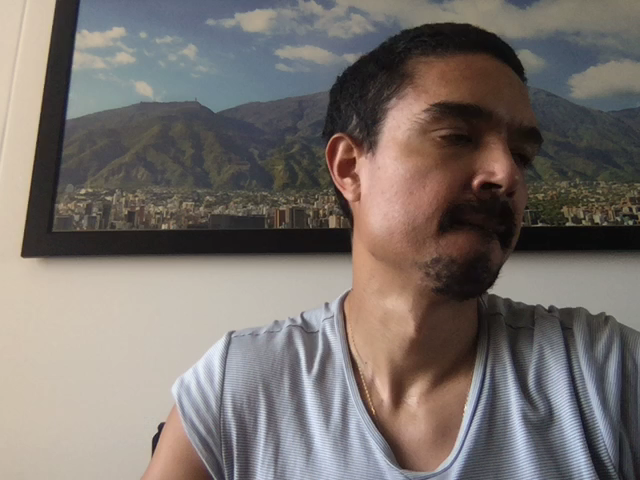
#> input picture test.png, 640 x 480 px, found by its file name
$ python interest_points.py test.png test.png   (older library calls are emulated)
#> lines starting #> are read from the running program, lines starting #| are printed output that depends on the picture; after the words box and inside, x2 and y2 are one past the last pixel; in counts of white or black regions, pixels touching at a corner belong together
import cv2
import numpy as np
import sys
import os

if __name__ == '__main__':
    path = sys.argv[1]
    image_name = sys.argv[2]
    path_file = os.path.join(path, image_name)
    image = cv2.imread(path_file)
#> image is the input picture: shape (480, 640, 3); mean B, G, R 108.8, 113.2, 120.6
    image_gray = cv2.cvtColor(image, cv2.COLOR_BGR2GRAY)
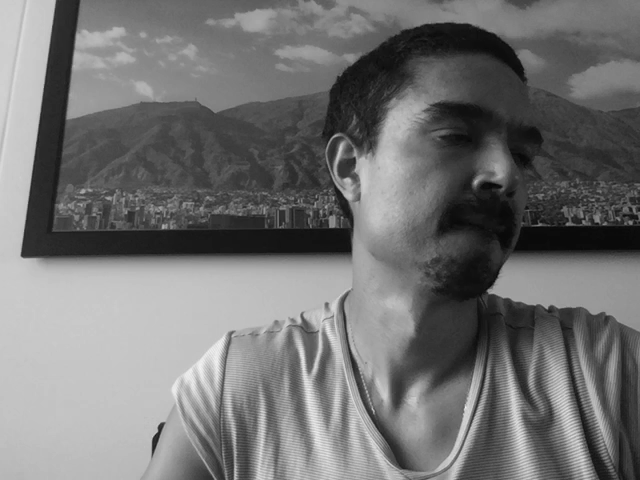
#> image_gray: shape (480, 640); min 5, max 242, mean 114.9
    image_draw = np.copy(image)

    # Harris
    dst = cv2.cornerHarris(image_gray.astype(np.float32), 2, 3, 0.04)
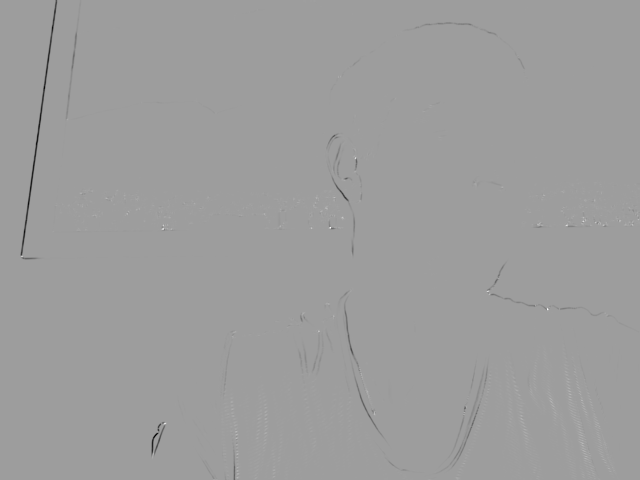
#> dst: shape (480, 640) float32; min -11425501, max 7042383.5, mean -21280.7; drawn with min black and max white
    dst = cv2.dilate(dst, None)
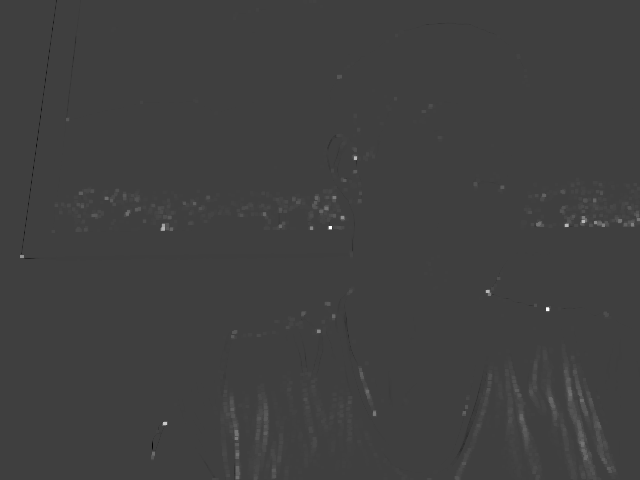
#> dst: shape (480, 640) float32; min -2318166, max 7042383.5, mean 24923; drawn with min black and max white
    image_draw[dst > 0.01 * dst.max()] = [0, 0, 255]
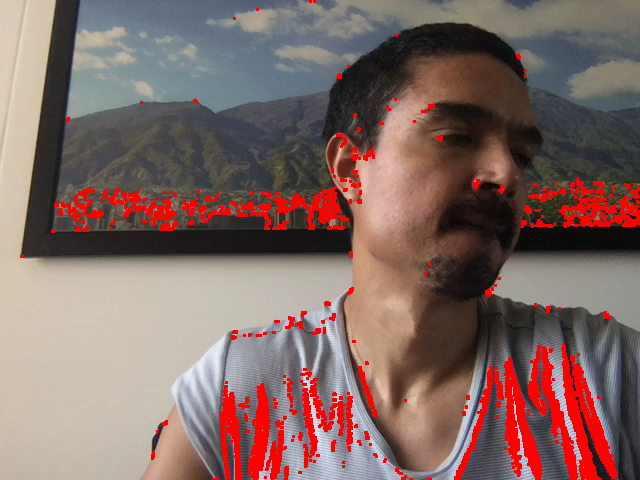
#> image_draw: shape (480, 640, 3); 6.97% of pixels changed, all inside (x1, y1, x2, y2) = (20, 0, 640, 480)

    # Shi-Tomasi
    corners = cv2.goodFeaturesToTrack(image_gray, 100, 0.0001, 10)
#> corners = 100 rows, first 8: [164, 423], [547, 308], [162, 228], [566, 224], [330, 226], [583, 221], [341, 217], [354, 157]
    corners = corners.astype(np.int)
    for i in corners:
        x, y = i.ravel()
        cv2.circle(image_draw, (x, y), 3, [255, 0, 0], -1)
#> this loop made 100 passes
#> (x, y) on passes 1 to 12: (164, 423), (547, 308), (162, 228), (566, 224), (330, 226), (583, 221), (341, 217), (354, 157), (595, 221), (487, 290), (581, 443), (619, 220)
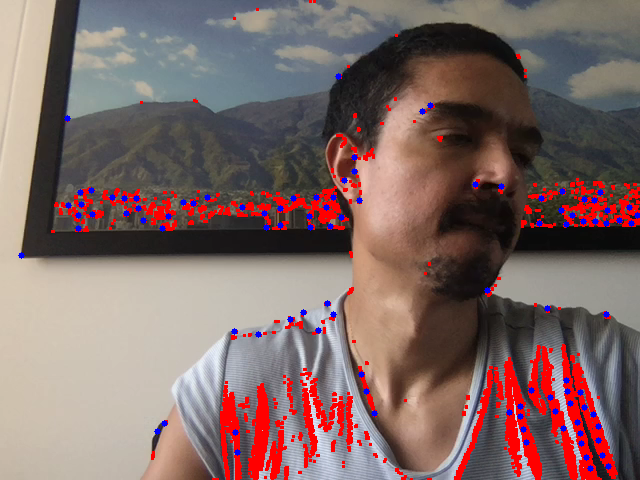
#> image_draw: shape (480, 640, 3); 0.94% of pixels changed, all inside (x1, y1, x2, y2) = (18, 73, 640, 472)

    # sift and orb
    sift = cv2.SIFT_create(nfeatures=100)
    orb = cv2.ORB_create(nfeatures=100)

    keypoints_sift, descriptors = sift.detectAndCompute(image_gray, None)
#> keypoints_sift = 100 keypoints; strongest (x, y, size): (522, 281, 34.2), (46, 237, 35.5), (387, 182, 58.4), (496, 165, 21.8)
    keypoints_orb, descriptors = orb.detectAndCompute(image_gray, None)
#> keypoints_orb = 100 keypoints; strongest (x, y, size): (161, 423, 44.6), (490, 291, 44.6), (162, 424, 37.2), (494, 287, 111.1)
    image_draw = cv2.drawKeypoints(image_gray, keypoints_orb, None)

    cv2.imshow("Image", image_draw)
    cv2.waitKey(0)
